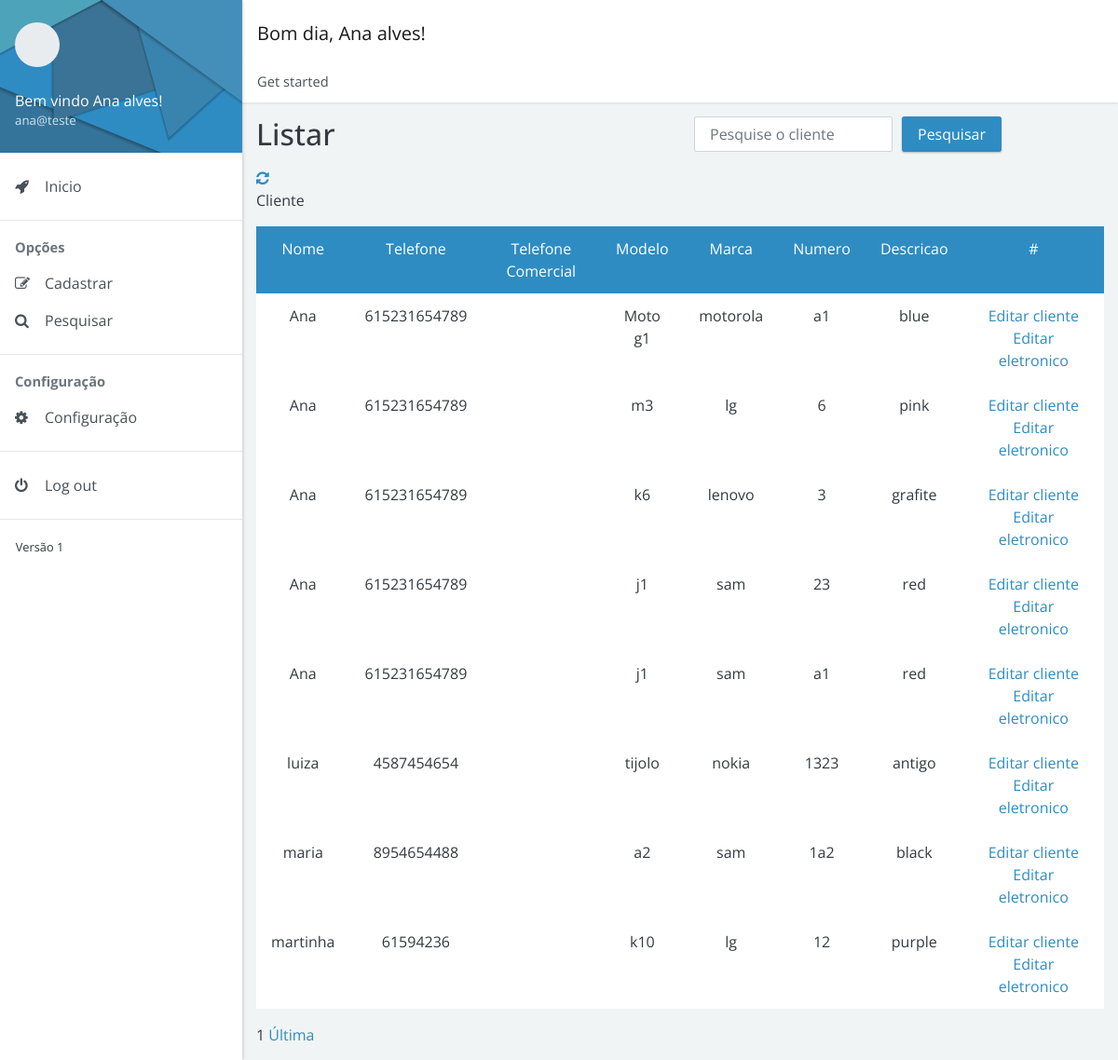
Screenshot of /dashboard/docs/pages/pesquisar/pesquisa_cliente_aparelho.php (signed in) with the database file from the repository.
### tables this page shows
CREATE TABLE `cliente_eletronico` (
  `cliente_id_cliente` int(11) NOT NULL,
  `eletronico_id_eletronico` int(11) NOT NULL
);

CREATE TABLE `cliente` (
  `id_cliente` int(11) NOT NULL,
  `nome_completo` varchar(255) DEFAULT NULL,
  `email_cliente` varchar(255) NOT NULL,
  `telefone_celular` varchar(17) DEFAULT NULL,
  `telefone_contato` varchar(17) DEFAULT NULL,
  `endereco_id_endereco` int(11) NOT NULL,
  `login_id_login` int(11) NOT NULL
);

CREATE TABLE `eletronico` (
  `id_eletronico` int(11) NOT NULL,
  `modelo` varchar(255) DEFAULT NULL,
  `marca` varchar(255) DEFAULT NULL,
  `numero` varchar(50) DEFAULT NULL,
  `descricao` varchar(255) DEFAULT NULL
);

### dashboard/docs/pages/pesquisar/pesquisa_cliente_aparelho.php (the view, shortened to what this page needs)
<!doctype html>
<html lang="pt-br">
<head>
    <link rel="stylesheet" href="https://cdnjs.cloudflare.com/ajax/libs/font-awesome/4.7.0/css/font-awesome.min.css">
    <link href="../../../../../dist/admin4b.min.css?v=2.1.0" rel="stylesheet">
    <link href="../../../docs/assets/css/custom.css" rel="stylesheet">
    <link href="../../assets/css/custom.css" rel="stylesheet">
    <link href="../../../dist/admin4b.min.css" rel="stylesheet" type="text/css">
</head>
<body>
    <div class="app">
        <div class="app-sidebar">
            <div class="sidebar-header"><svg class="avatar">
                    <use href="assets/img/faces.svg" />
                </svg>
                <div class="username"><span>Bem vindo <?php session_start();
                                                        echo $_SESSION['nome_completo_login']; ?>!</span> <small><?php echo $_SESSION['email_usuario']; ?></small></div>
            </div>
            <div id="sidebar-nav" class="sidebar-nav">
                <ul>
                    <li><a href="../../index.php"><span class="sidebar-nav-icon fa fa-rocket"></span> <span class="sidebar-nav-text">Inicio</span></a></li>
                </ul>
                <hr><span class="sidebar-nav-header">Opções</span>
                <ul>
                    <li><a href="#forms" data-toggle="collapse"><span class="sidebar-nav-icon fa fa-pencil-square-o"></span> <span class="sidebar-nav-text">Cadastrar</span></a>
                    </li>
                    <li><a href="#search" data-toggle="collapse"><span class="sidebar-nav-icon fa fa-search"></span> <span class="sidebar-nav-text">Pesquisar</span></a>
                    </li>
                </ul>
                <hr><span class="sidebar-nav-header">Configuração</span>
                <ul>
                    <li><a href="../editar/configuracao_geral.php  "><span class="sidebar-nav-icon fa fa-cog"></span> <span class="sidebar-nav-text">Configuração</span></a>
                    </li>
                </ul>
                <hr>
                <ul>
                    <li><a href="../../crud/sair.php"><span class="sidebar-nav-icon fa fa-power-off"></span> <span class="sidebar-nav-text">Log out</span></a></li>
                </ul>
                <hr>
                <small>Versão 1</small>
            </div>
        </div>
        <div class="app-content">
            <div class="content-header">
                <nav class="navbar navbar-expand navbar-light bg-white">
                    <div class="navbar-brand">
                        <?php
                        $hora_do_dia = date("H");
                        if (($hora_do_dia >= 00) && ($hora_do_dia <= 12)) {
                            echo "Bom dia, ";
                        } else if (($hora_do_dia >= 12) && ($hora_do_dia <= 18)) {
                            echo "Boa tarde, ";
                        } else {
                            echo "Boa noite, ";
                        }
                        echo $_SESSION['nome_completo_login'];
                        ?>!
                    </div>
                </nav>
                <nav>
                    <ol class="breadcrumb">
                        <li class="breadcrumb-item">Get started</li>
                    </ol>
                </nav>
            </div>
            <div class="content-body">
                <div class="container">
                    <div class="page-header">
                        <div class="row">
                            <div class="col-sm-6 col-md-6">
                                <h1>Listar</h1>
                            </div>
                            <div class="col-sm-1 col-md-5">
                                <form class="form-inline" method="GET" action="./enviar/mostrar_cliente_aparelho.php">
                                    <div class="form-group">
                                        <input type="text" name="pesquisar" id="pesquisa" class="form-control" placeholder="Pesquise o cliente" style="margin-right: 10px;" required>
                                    </div>
                                    <button type="submit" class="btn btn-primary">Pesquisar</button>
                                </form>
                            </div>
                        </div>
                        <div class="row">
                            <div class="col-sm-6 col-md-6">
                                <a href="pesquisa_cliente_aparelho.php"><i class="fa fa-refresh" aria-hidden="true"></i></a>
                            </div>
                        </div>
                    </div>
                    <div class="align-items-center">
                        <div class="">
                            <p>Cliente</p>
                            <table class="table table-bordered table-hover text-center">
                                <tr class="bg bg-primary text-white text-center">
                                    <td>Nome</td>
                                    <td>Telefone</td>
                                    <td>Telefone Comercial</td>
                                    <td>Modelo</td>
                                    <td>Marca</td>
                                    <td>Numero</td>
                                    <td>Descricao</td>
                                    <td> # </td>
                                </tr>
                                <?php
                                include_once '../../crud/conexao.php';
                                $id_session = $_SESSION['id_login'];
                                if (isset($_GET['pg']) && $_GET['pg'] != "") {
                                    $pagina_atual = $_GET["pg"];
                                } else {
                                    $pagina_atual = 1;
                                }
                                if (isset($pagina_atual)) {
                                    $pagina_atual = $pagina_atual;
                                } else {
                                    $pagina_atual = 1;
                                }
                                $pagina = (!empty($pagina_atual)) ? $pagina_atual : 1;
                                $qtd_pg = 20;
                                $inicio = ($qtd_pg * $pagina) - $qtd_pg;
                                $pesquisa = $conexao->query("SELECT * FROM cliente_eletronico INNER JOIN cliente ON cliente.id_cliente = cliente_eletronico.cliente_id_cliente
                                    INNER JOIN eletronico ON eletronico.id_eletronico = cliente_eletronico.eletronico_id_eletronico INNER JOIN login ON cliente.login_id_login = login.id_login WHERE cliente.login_id_login = $id_session ORDER BY nome_completo ASC LIMIT $inicio, $qtd_pg");
                                if ($pesquisa && $pesquisa->rowCount() != 0) {
                                    while ($resultado = $pesquisa->fetch()) {
                                        $nome = $resultado['nome_completo'];
                                        $telefone = $resultado['telefone_celular'];
                                        $telefone2 = $resultado['telefone_contato'];
                                        $modelo = $resultado['modelo'];
                                        $marca = $resultado['marca'];
                                        $numero = $resultado['numero'];
                                        $descricao = $resultado['descricao'];
                                        $id_cliente = $resultado['cliente_id_cliente'];
                                        $id_eletronico = $resultado['eletronico_id_eletronico'];
                                ?>
                                        <tr class="text-center">
                                            <td><?= $nome ?> </td>
                                            <td><?= $telefone ?> </td>
                                            <td><?= $telefone2 ?> </td>
                                            <td><?= $modelo ?> </td>
                                            <td><?= $marca ?> </td>
                                            <td><?= $numero ?> </td>
                                            <td><?= $descricao ?> </td>
                                            <td>
                                                <a href="../editar/editar_cliente.php?id=<?= $id_cliente ?>" type="submit"><i class="bi bi-pencil-square"></i>Editar cliente</a>
                                                <a href="../editar/editar_aparelho.php?id=<?= $id_eletronico ?>" type="submit"><i class="bi bi-pencil-square"></i>Editar eletronico</a>
                                            </td>
                                        </tr>
                                    <?php
                                    }
                                    ?>
                            </table>
                        <?php
                                    $select = $conexao->query("SELECT COUNT(cliente_id_cliente) AS num_result FROM cliente_eletronico INNER JOIN cliente ON cliente.id_cliente = cliente_eletronico.cliente_id_cliente
                                        INNER JOIN eletronico ON eletronico.id_eletronico = cliente_eletronico.eletronico_id_eletronico INNER JOIN login ON cliente.login_id_login = login.id_login WHERE cliente.login_id_login = $id_session");
                                    $row_pg = $select->fetch();
                                    $quantidade_pg = ceil($row_pg['num_result'] / $qtd_pg);
                                    echo " $pagina ";
                                    echo " <a href='?pg=$quantidade_pg' onclick=''>Última</a>";
                                } else {
                                    echo "<div class='alert alert-danger' role='alert'>Nenhum usuário encontrado!</div>";
                                }
                        ?>
                        </div>
                    </div>
                </div>
            </div>
</body>
</html>

### dashboard/docs/assets/css/custom.css (style rules this page uses)
.app-sidebar .sidebar-header { background-image: url("/docs/assets/img/sidebar-header.svg"); background-repeat: no-repeat; background-size: 100% 100%; }

### rows the page displays
cliente_eletronico: cliente_id_cliente.nome_completo "Ana", cliente_id_cliente.telefone_celular "615231654789", eletronico_id_eletronico.modelo "Moto g1", eletronico_id_eletronico.marca "motorola", eletronico_id_eletronico.numero "a1", eletronico_id_eletronico.descricao "blue"
cliente_eletronico: cliente_id_cliente.nome_completo "Ana", cliente_id_cliente.telefone_celular "615231654789", eletronico_id_eletronico.modelo "m3", eletronico_id_eletronico.marca "lg", eletronico_id_eletronico.numero "6", eletronico_id_eletronico.descricao "pink"
cliente_eletronico: cliente_id_cliente.nome_completo "Ana", cliente_id_cliente.telefone_celular "615231654789", eletronico_id_eletronico.modelo "k6", eletronico_id_eletronico.marca "lenovo", eletronico_id_eletronico.numero "3", eletronico_id_eletronico.descricao "grafite"
cliente_eletronico: cliente_id_cliente.nome_completo "Ana", cliente_id_cliente.telefone_celular "615231654789", eletronico_id_eletronico.modelo "j1", eletronico_id_eletronico.marca "sam", eletronico_id_eletronico.numero "23", eletronico_id_eletronico.descricao "red"
cliente_eletronico: cliente_id_cliente.nome_completo "Ana", cliente_id_cliente.telefone_celular "615231654789", eletronico_id_eletronico.modelo "j1", eletronico_id_eletronico.marca "sam", eletronico_id_eletronico.numero "a1", eletronico_id_eletronico.descricao "red"
cliente_eletronico: cliente_id_cliente.nome_completo "luiza", cliente_id_cliente.telefone_celular "4587454654", eletronico_id_eletronico.modelo "tijolo", eletronico_id_eletronico.marca "nokia", eletronico_id_eletronico.numero "1323", eletronico_id_eletronico.descricao "antigo"
cliente_eletronico: cliente_id_cliente.nome_completo "maria", cliente_id_cliente.telefone_celular "8954654488", eletronico_id_eletronico.modelo "a2", eletronico_id_eletronico.marca "sam", eletronico_id_eletronico.numero "1a2", eletronico_id_eletronico.descricao "black"
cliente_eletronico: cliente_id_cliente.nome_completo "martinha", cliente_id_cliente.telefone_celular "61594236", eletronico_id_eletronico.modelo "k10", eletronico_id_eletronico.marca "lg", eletronico_id_eletronico.numero "12", eletronico_id_eletronico.descricao "purple"

### other values shown
$_SESSION['nome_completo_login'] "Ana alves"
$_SESSION['email_usuario'] "ana@teste"
$pagina "1"
